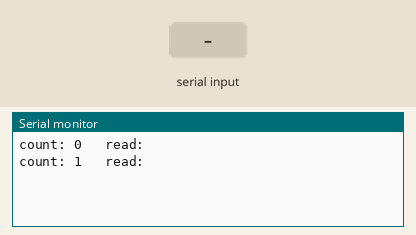
Simulated run of this sketch. Board: Arduino Uno, built with avr-gcc and run on an emulated ATmega328P. On the bench: the last lines printed to the serial monitor. Inputs (shaded band) come from the test bench.

Above: at 2.0 s.
2.1 s: "1" received over the second serial link
At 3.4 s:
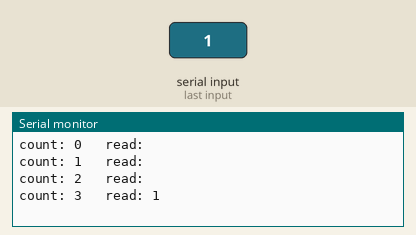
3.6 s: "0" received over the second serial link
At 4.6 s:
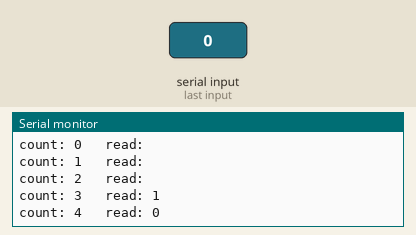
Timing chart, 0 to 6.6 s (numbered marks = the images above; inputs shaded):
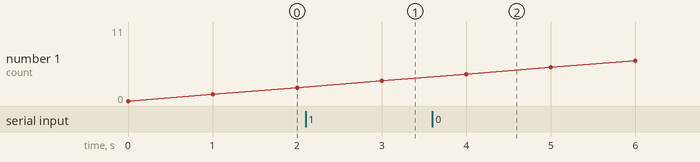

The sketch:

sketch_bluetoothIf.ino
```cpp
#include <SoftwareSerial.h>     // 소프트웨어 시리얼 통신 라이브러리 호출

SoftwareSerial btSerial(2, 3);  // 블루투스 시리얼 통신 객체 선언

void setup() {
  Serial.begin(9600);
  btSerial.begin(9600);
}

int count = 0;

void loop() {
  Serial.print("count: "); Serial.print(count); Serial.print("   read: ");
  while (btSerial.available()) {
    Serial.write(btSerial.read());
  }
  Serial.println("");
  count++;
  delay(1000);
  if (Serial.available()) {
    btSerial.write(Serial.read());  //시리얼 모니터 내용을 블루투스 측에 쓰기
  }
}
```

Measured:
- after the input at 2.1 s, the serial monitor: prints a new line after 0.90 s (image 1)
- after the input at 3.6 s, the serial monitor: prints a new line after 0.40 s (image 2)
